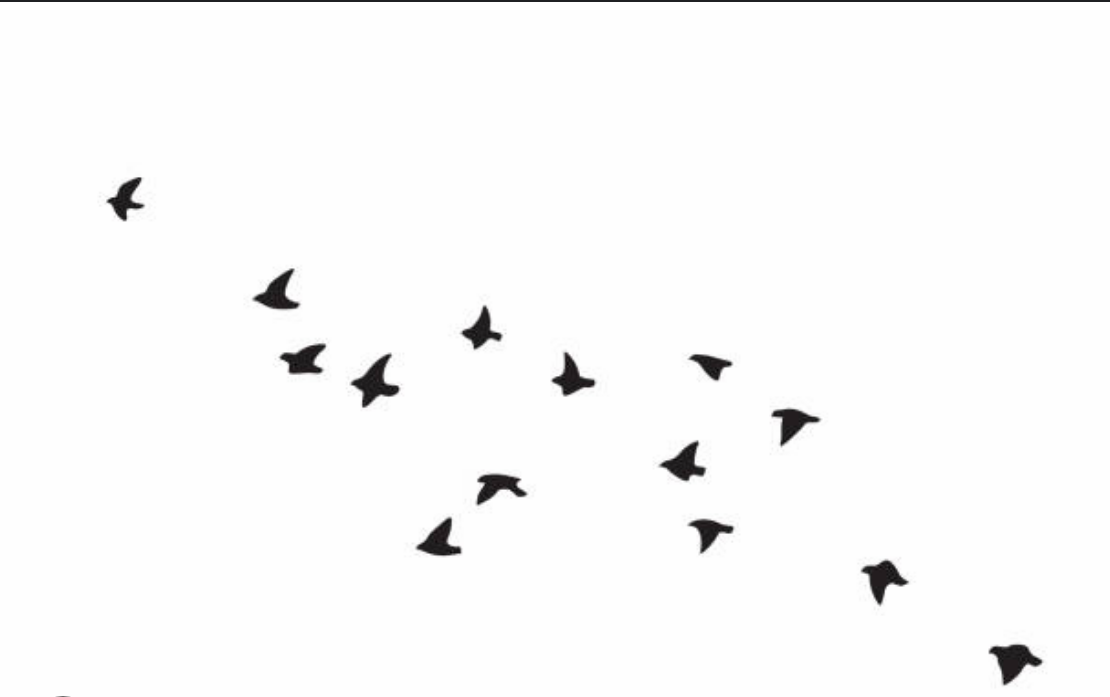
#> input picture data/contour.jpg, 1110 x 697 px
$ jupyter execute contour.ipynb
#> lines starting #> are read from the running program, lines starting #| are printed output that depends on the picture; after the words box and inside, x2 and y2 are one past the last pixel; in counts of white or black regions, pixels touching at a corner belong together
[cell 1]
import os
import cv2

[cell 2]
img = cv2.imread(os.path.join('.','data','contour.jpg'))
#> img is the input picture: shape (697, 1110, 3); mean B, G, R 250, 250, 250

[cell 3]
ret , thresh = cv2.threshold(img , 127  , 255 , cv2.THRESH_BINARY_INV) #inverse threshold because converting black to white and white to black
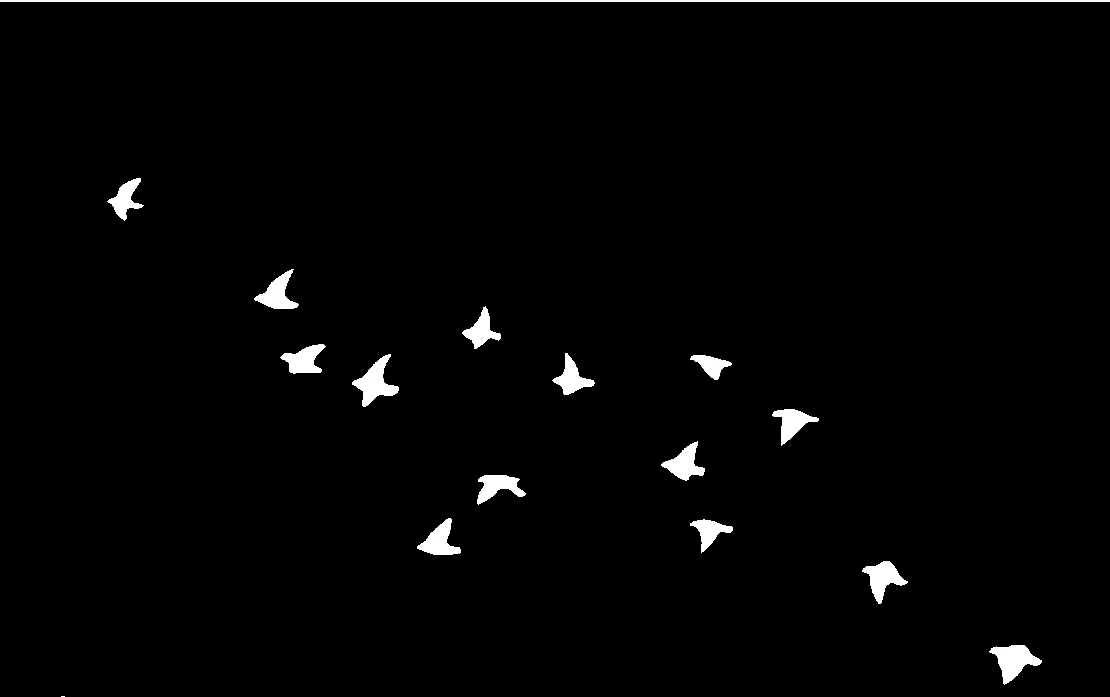
#> thresh: shape (697, 1110, 3); mean B, G, R 4.3, 4.3, 4.3

[cell 4]
cv2.imshow('img', img)
cv2.imshow('img ' , thresh)
cv2.waitKey(4000)
cv2.destroyAllWindows()

[cell 5]
img = cv2.cvtColor(img , cv2.COLOR_BGR2GRAY)
#> img: shape (697, 1110)
ret , thresh = cv2.threshold(img , 127  , 255 , cv2.THRESH_BINARY_INV)
#> thresh: shape (697, 1110); 1.7% white; 16 white regions (1 under 20 px)

[cell 6]
contours , hierarchy ,  = cv2.findContours(thresh ,cv2.RETR_TREE,cv2.CHAIN_APPROX_SIMPLE)
#> contours = 16 contours, 1 with area under 20; largest, box (x1, y1, x2, y2) and area: (0, 0, 1110, 2) 1109, (989, 645, 1042, 685) 980, (352, 354, 399, 407) 960, (862, 561, 908, 604) 818, (254, 269, 299, 309) 750
for cnt in contours:
    if cv2.contourArea(cnt) >200:
        #cv2.drawContours(img , cnt,-1, (0,255,255),1)
        x1 , y1 , w, h = cv2.boundingRect(cnt)
        cv2.rectangle(img , (x1,y1),(x1 +w , y1+h),(0,255,0),2)
#> this loop made 16 passes
#> (cnt, x1, y1, w, h) on pass 16: ([[0, 0], [0, 1], [1109, 1], [1109, 0]], 0, 0, 1110, 2)
#> (x1, y1, w, h) on passes 2 to 7: (989, 645, 53, 40), (862, 561, 46, 43), (690, 519, 43, 34), (417, 518, 44, 37), (477, 475, 49, 30), (661, 441, 44, 40)
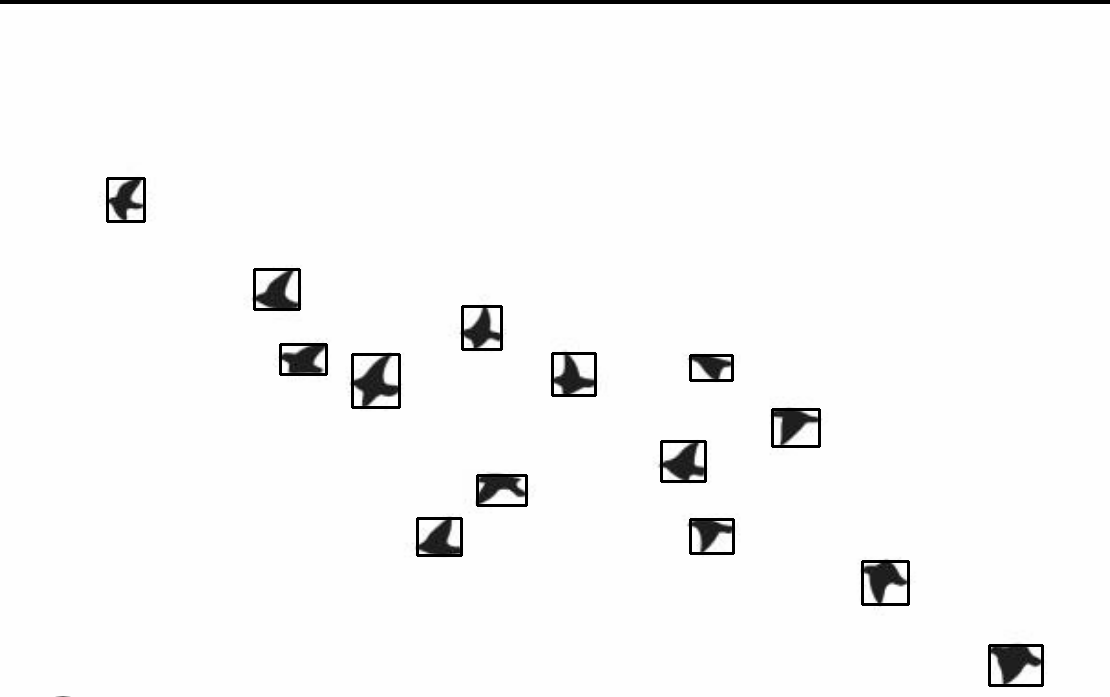
#> img: shape (697, 1110); min 0, max 254, mean 247.1
